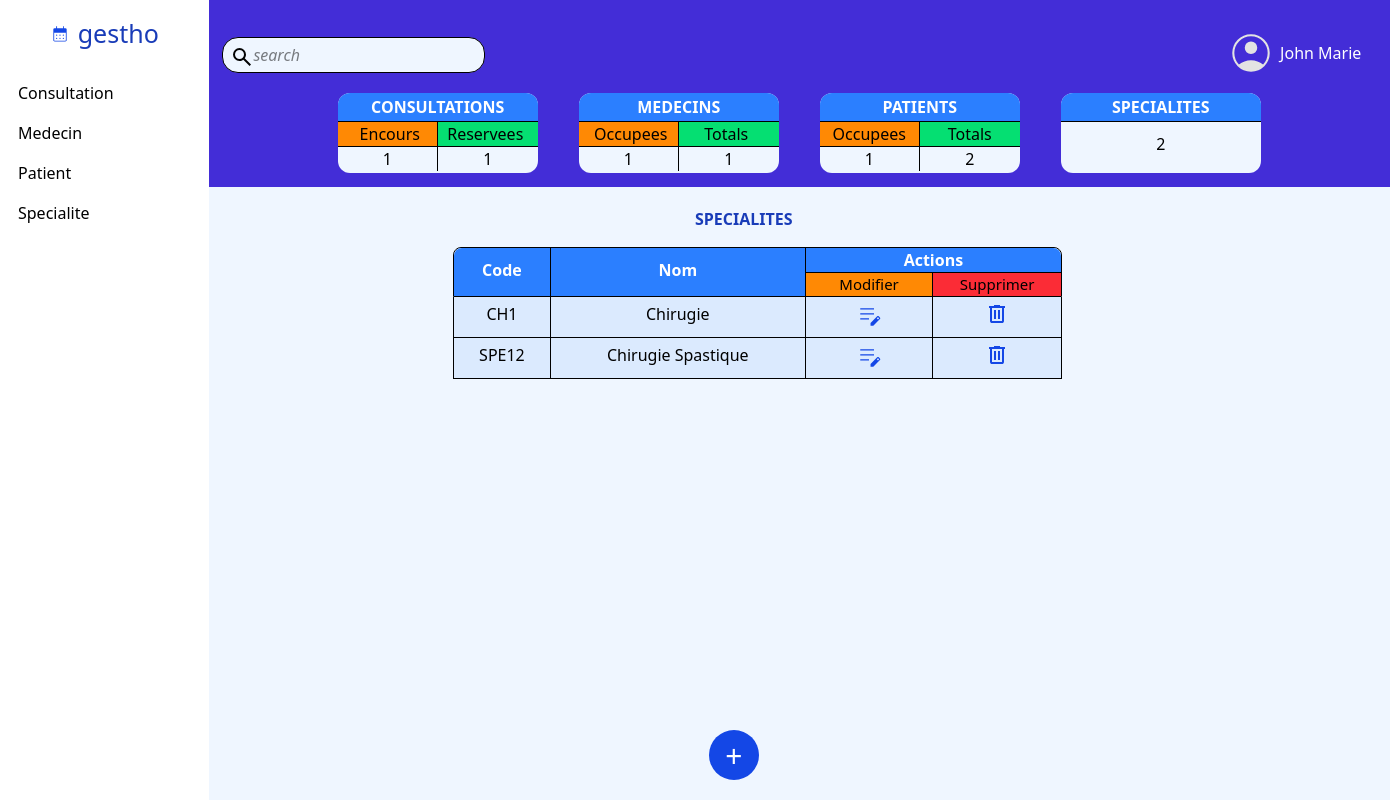
/specialite/, run on the app's committed database.
### gestionConsultation/models.py (models this page shows, shortened)
class Specialite(models.Model):
    code_specialite = models.CharField(max_length=9, primary_key=True, unique=True, blank=False)
    nom_specialite = models.CharField(max_length=50, blank=False)

### gestionConsultation/views.py (the view)
# urls.py: path("specialite/", views.specialite, name="specialite"),
def specialite(request):
    if request.method == 'POST' :
        if 'DELETE' in request.POST :
            pk = request.POST.get('pk')
            object = get_object_or_404(Specialite, pk = pk)
            object.delete()
            return redirect('specialite')
        elif 'UPDATE' in request.POST:
            pk = request.POST.get('pk')
            object = get_object_or_404(Specialite, pk=pk)
            form = PatientForm(request.POST, instance=object)
            if form.is_valid():
                form.save()
                return redirect('specialite')
        else:
            form = SpecialiteForm(request.POST)
            if form.is_valid():
                form.save()
                return redirect('specialite')
    else:
        form = SpecialiteForm()
    specialites = Specialite.objects.all()
    return render(request, 'specialite.html', {'specialites': specialites, 'form': form})

### gestionConsultation/forms.py
class SpecialiteForm(forms.ModelForm):
    class Meta:
        model = Specialite
        fields = ['code_specialite', 'nom_specialite']
        widgets = {
            'code_specialite': forms.TextInput(attrs= {
                'placeholder': 'exemple: CH',
                'class' : 'p-[5px] rounded-lg text-white bg-indigo-700 w-full font-semibold',
            }),
            'nom_specialite' : forms.TextInput(attrs= {
                'placeholder' : 'exemple : Chirugie',
                'class' : 'p-[5px] rounded-lg text-white bg-indigo-700 w-full font-semibold',
            }),
        }

### gestionConsultation/context_processors.py (called while the page is built)
def infos_globales(request):
    patient_total = Patient.objects.count()
    medecin_total = Medecin.objects.count()
    specialite_totale = Specialite.objects.count()
    consultation_totale = Consultation.objects.count()
    return { 'patient_total': patient_total, 'medecin_total': medecin_total, 'specialite_totale': specialite_totale, 'consultation_totale': consultation_totale }

### theme/templates/specialite.html (shortened to what this page needs)
{% extends 'base.html' %}
{% load static %}
    {% block content %}
        <a href="{% url 'add_specialite' %}">
            <button class="w-[50px] h-[50px] rounded-full bg-blue-700 text-white p-[3px] text-center absolute z-60 bottom-5  ml-[36%] hover:cursor-pointer">
                <p class="text-[30px] ">+</p>
            </button>
        </a>
    <div class="mt-[187px] ">
           <div class="h-[65px] w-90/100   fixed bg-blue-50">
           </div>
           <div class="w-screen">
               <p class="ml-[35%] text-blue-800 z-50 fixed font-bold mt-[20px]">
                   SPECIALITES
               </p>
               <div class="px-[50px] mt-[50px] pt-[10px] z-50 fixed w-51/100 ml-[14%]">
                   <div class="flex justify-between border-1  rounded-tl-lg rounded-tr-lg ">
                       <div class="w-1/4 bg-blue-500 font-semibold text-white rounded-tl-lg">
                           <p class="text-center p-[10px]">Code</p>
                       </div>
                       <div class="w-2/3 bg-blue-500 font-semibold text-white border-l border-r border-black ">
                           <p class="text-center p-[10px]">Nom</p>
                       </div>
                       <div class="w-2/3">
                           <p class="text-center bg-blue-500 font-semibold text-white rounded-tr-lg">Actions</p>
                           <div class="flex justify-between">
                               <p class="w-1/2 text-center border-r text-[15px] bg-orange-400">Modifier</p>
                               <p class="w-1/2  text-center text-[15px] bg-red-500">Supprimer</p>
                           </div>
                       </div>
                   </div>
               </div>
                   <div class="pt-[110px] w-51/100 px-[50px] ml-[14%]">
                       {% if specialites %}
                           <div>
                               {% for specialite in specialites %}
                                   <ul>
                                       <li class="flex justify-between border border-t-0 bg-blue-100" >
                                           <div class="w-1/4 py-[5px] text-center">
                                               {{ specialite.code_specialite }}
                                           </div>
                                           <div class="w-2/3 border-l border-r py-[5px] text-center">
                                               {{ specialite.nom_specialite }}
                                           </div>
                                           <div class="w-2/3 flex justify-between  ">
                                               <div class=" py-[5px] text-centerver:cursor-pointer  border-r  w-1/2">
                                                   <img src="{% static 'img/edit.svg' %}" class="justify-self-center " alt="">
                                               </div>
                                               <div class="w-1/2 py-[5px] text-center">
                                                   <div>
                                                       <form method="POST" action="{% url 'specialite' %}">
                                                           <button type="submit" name="DELETE" value="true" class="w-full hover:cursor-pointer">
                                                               <img src="{% static 'img/delete.svg' %}" alt="delete" class="justify-self-center">
                                                           </button>
                                                       </form>
                                                   </div>
                                               </div>
                                       </li>
                                   </ul>
                               {% endfor %}
                           </div>
                       {% else %}
                           <div class="">
                               <div class=" h-[100px] border-1 border-t-0  pt-[30px]">
                                   <p class="ml-[38%] text-blue-800">Aucune Specialite</p>
                               </div>
                           </div>
                       {% endif %}
                   </div>
           </div>
    </div>
    {% endblock %}

### data on the page
Specialite: code_specialite "CH1", nom_specialite "Chirugie"
Specialite: code_specialite "SPE12", nom_specialite "Chirugie Spastique"

### other printed values
{{ consultation_totale }} "1"
{{ medecin_total }} "1"
{{ patient_total }} "2"
{{ specialite_totale }} "2"
